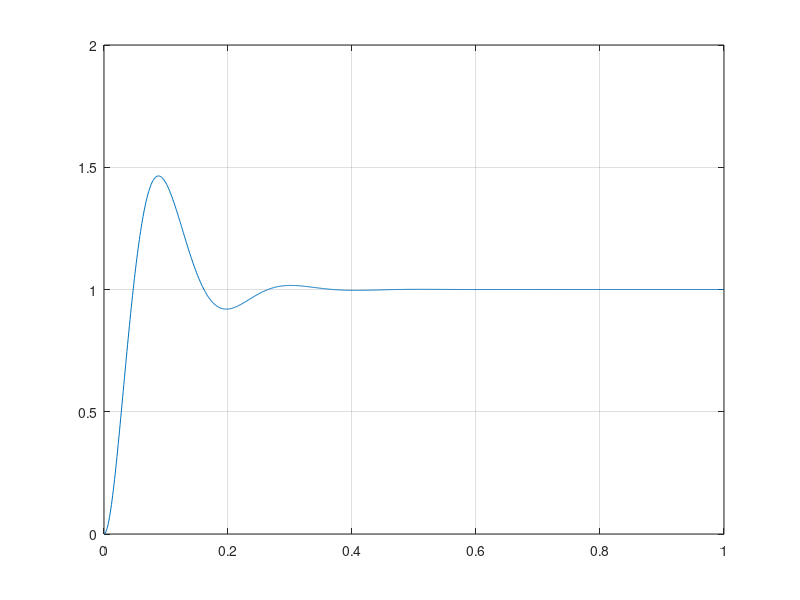

MATLAB code to generate this figure:
close all; clear all; clc; 

num1 = [312];
den1 = [0.0047 0.41 8 0];
sys_plant = tf(num1, den1);
P = 1.35; 
I = 14.2; 
D = 0.03;
num2 = [D P I];
den2 = [1 0];
sys_controller = tf(num2, den2);
sysf = series(sys_plant, sys_controller);
sys = feedback(sysf, 1);
T = 0:0.001:1;
[y, T] = step(sys, T);
Err = 1.-y;
SAE = sum(abs(Err));
fitness = 100/SAE;
figure(1)
plot(T, y);
grid on;
